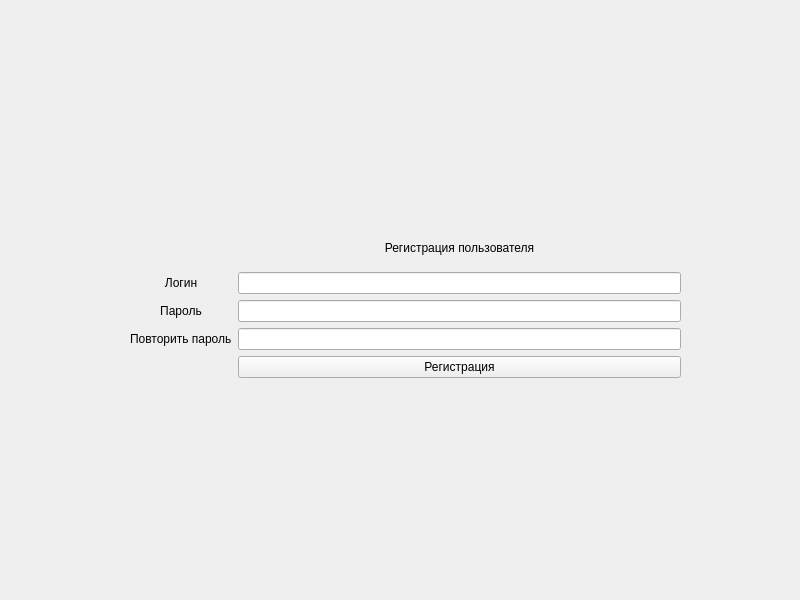
<?xml version="1.0" encoding="UTF-8"?>
<ui version="4.0">
 <class>reg_window</class>
 <widget class="QWidget" name="reg_window">
  <property name="geometry">
   <rect>
    <x>0</x>
    <y>0</y>
    <width>800</width>
    <height>600</height>
   </rect>
  </property>
  <property name="windowTitle">
   <string>Form</string>
  </property>
  <widget class="QWidget" name="gridLayoutWidget">
   <property name="geometry">
    <rect>
     <x>130</x>
     <y>230</y>
     <width>551</width>
     <height>148</height>
    </rect>
   </property>
   <layout class="QGridLayout" name="gridLayout">
    <property name="sizeConstraint">
     <enum>QLayout::SetDefaultConstraint</enum>
    </property>
    <item row="1" column="2">
     <widget class="QLabel" name="reghLb">
      <property name="frameShape">
       <enum>QFrame::NoFrame</enum>
      </property>
      <property name="frameShadow">
       <enum>QFrame::Plain</enum>
      </property>
      <property name="text">
       <string>Регистрация пользователя</string>
      </property>
      <property name="textFormat">
       <enum>Qt::AutoText</enum>
      </property>
      <property name="alignment">
       <set>Qt::AlignCenter</set>
      </property>
      <property name="margin">
       <number>0</number>
      </property>
     </widget>
    </item>
    <item row="3" column="0">
     <widget class="QLabel" name="passLb">
      <property name="text">
       <string>Пароль</string>
      </property>
      <property name="alignment">
       <set>Qt::AlignCenter</set>
      </property>
      <property name="textInteractionFlags">
       <set>Qt::LinksAccessibleByMouse</set>
      </property>
     </widget>
    </item>
    <item row="5" column="2">
     <widget class="QPushButton" name="registerBtn">
      <property name="text">
       <string>Регистрация</string>
      </property>
     </widget>
    </item>
    <item row="2" column="0">
     <widget class="QLabel" name="loginLb">
      <property name="text">
       <string>Логин</string>
      </property>
      <property name="alignment">
       <set>Qt::AlignCenter</set>
      </property>
     </widget>
    </item>
    <item row="2" column="2">
     <widget class="QLineEdit" name="loginLe"/>
    </item>
    <item row="3" column="2">
     <widget class="QLineEdit" name="passLe"/>
    </item>
    <item row="4" column="2">
     <widget class="QLineEdit" name="confirmLe"/>
    </item>
    <item row="4" column="0">
     <widget class="QLabel" name="confirm">
      <property name="text">
       <string>Повторить пароль</string>
      </property>
     </widget>
    </item>
   </layout>
  </widget>
 </widget>
 <resources/>
 <connections/>
</ui>
